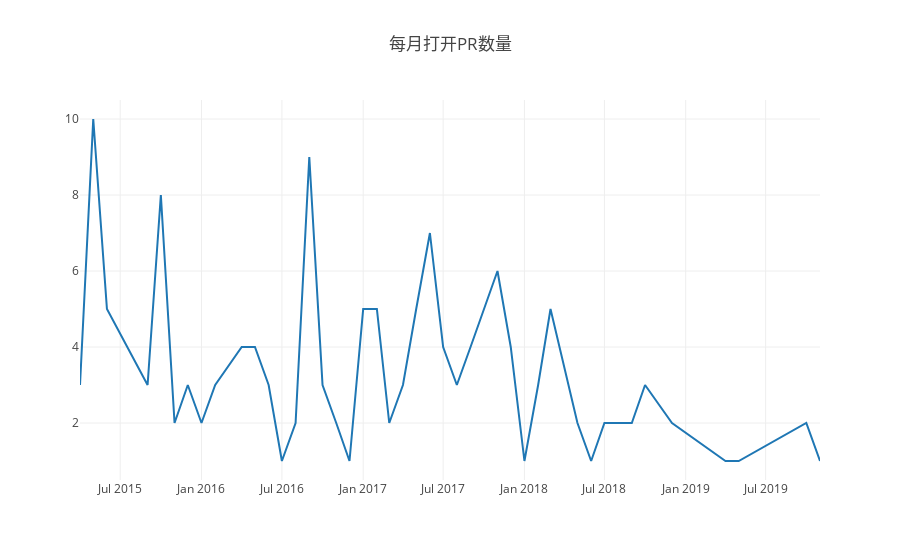

The cell this chart's notebook holds for it:
### Code cell
var startYear = 2015,
  endYear = 2021;
var years = [];
var repo_id = 23141830;
var query = openDigger.driver.clickhouse.query;
for (var y = startYear; y <= endYear; y++) years.push(y);
console.log('2.3.1 - - - - - - - - - ');
Promise.all(
  years.map((year) => { // 或者 select pull_created_at
    return query(`
    select created_at
    from github_log.year${year}
    where repo_id=${repo_id} and type = 'PullRequestEvent' and action = 'opened'
    `);
  })
).then((data) => {
    const tmp = {};
    for (let i = 0; i < data.length; i++) {
      for (let j = 0; j < data[i].length; j++) {
        if (tmp.hasOwnProperty(data[i][j].created_at.slice(0, 7))) {
          tmp[data[i][j].created_at.slice(0, 7)] += 1;
        } else {
          tmp[data[i][j].created_at.slice(0, 7)] = 1;
        }
      }
    }
    const ordered = Object.fromEntries(Object.entries(tmp).sort());
    let timeArray = [];
    let countArray = [];
    for (const key in ordered) {
      timeArray.push(key);
      countArray.push(ordered[key]);
    }
    for (let i = 0; i < timeArray.length; i++) {
    console.log("年月: " + timeArray[i]);
    console.log("当月打开PR个数: " + countArray[i]);
  }
    var data = [
      {
        x: timeArray,
        y: countArray,
        type: 'scatter'
      },
    ];
    openDigger.render.plotly(data, {title: '每月打开PR个数'});
});

### Figure 1 — Plotly figure (JSON) as saved in the notebook; plotly's stock layout.template omitted (floating-point values rounded to 4 significant figures)
{"data": [{"type": "scatter", "x": ["2015-04", "2015-05", "2015-06", "2015-09", "2015-10", "2015-11", "2015-12", "2016-01", "2016-02", "2016-04", "2016-05", "2016-06", "2016-07", "2016-08", "2016-09", "2016-10", "2016-11", "2016-12", "2017-01", "2017-02", "2017-03", "2017-04", "2017-05", "2017-06", "2017-07", "2017-08", "2017-09", "2017-10", "2017-11", "2017-12", "2018-01", "2018-02", "2018-03", "2018-05", "2018-06", "2018-07", "2018-09", "2018-10", "2018-12", "2019-04", "2019-05", "2019-10", "2019-11"], "y": [3, 10, 5, 3, 8, 2, 3, 2, 3, 4, 4, 3, 1, 2, 9, 3, 2, 1, 5, 5, 2, 3, 5, 7, 4, 3, 4, 5, 6, 4, 1, 3, 5, 2, 1, 2, 2, 3, 2, 1, 1, 2, 1]}], "layout": {"autosize": true, "title": {"text": "每月打开PR数量"}, "xaxis": {"autorange": true, "range": ["2015-04-01", "2019-11-01"], "type": "date"}, "yaxis": {"autorange": true, "range": [0.5, 10.5], "type": "linear"}}}
